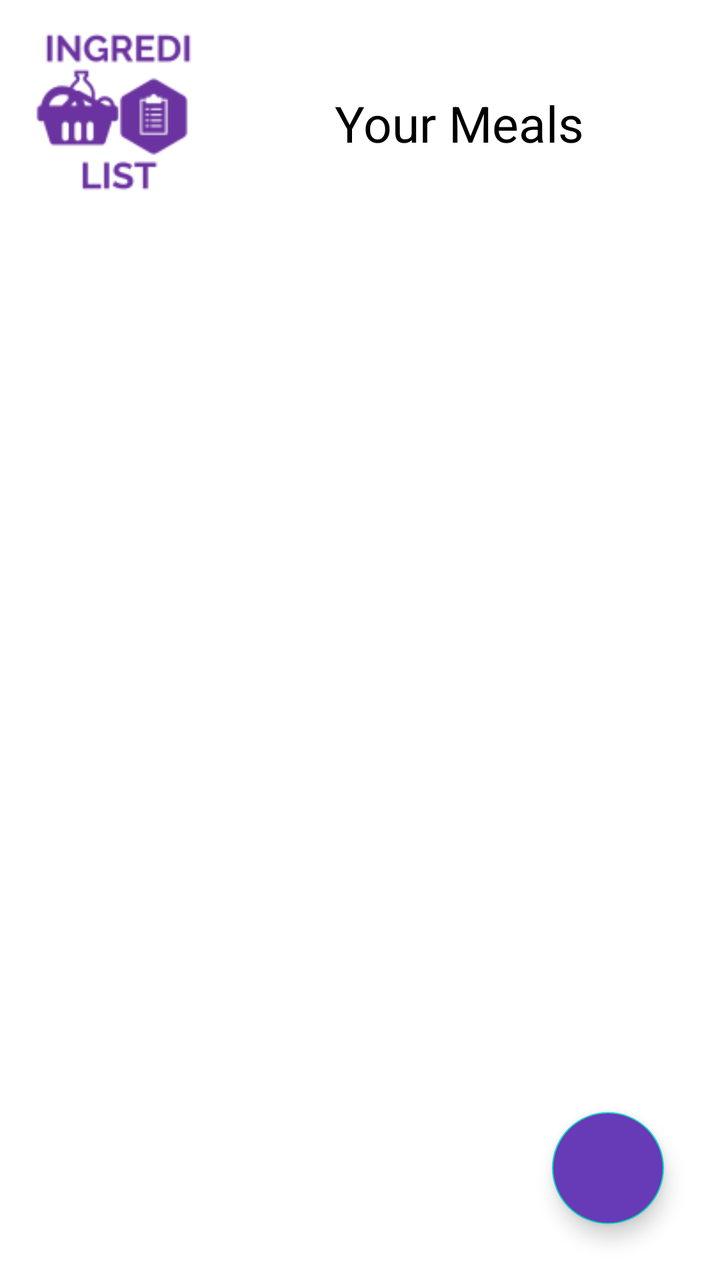
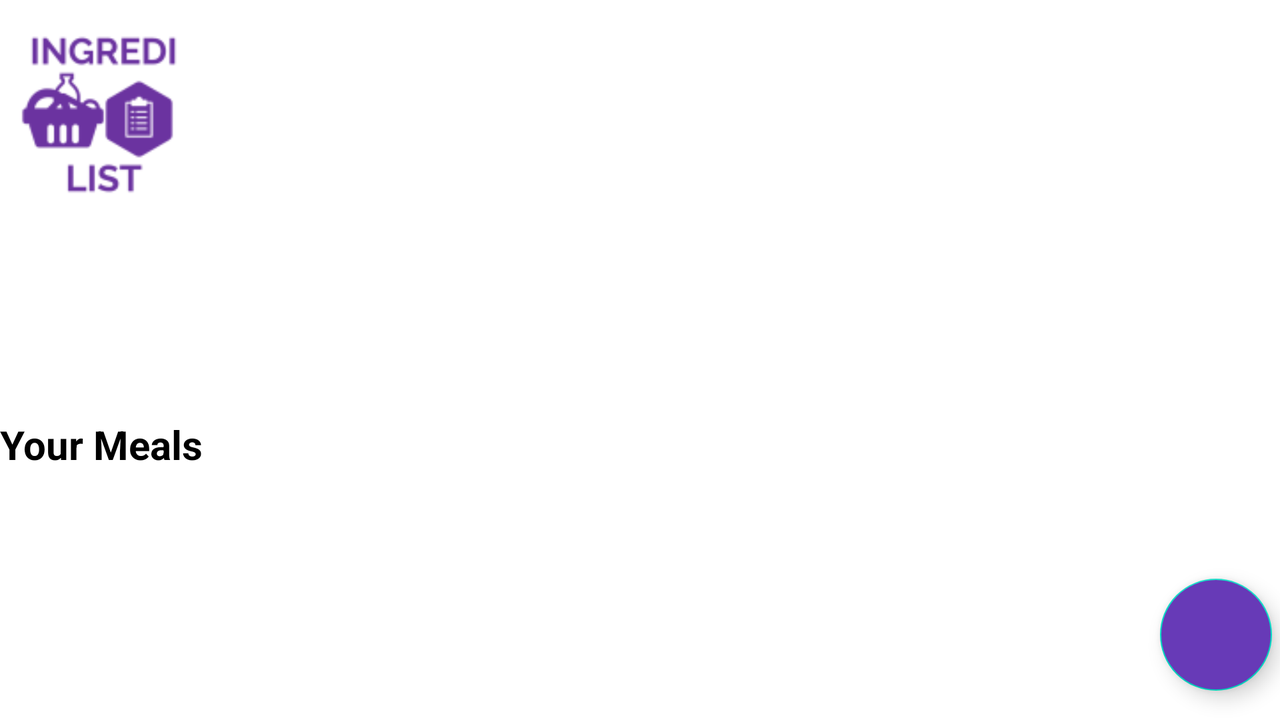

Two renders of one Android screen. The first uses the default layout on a phone; the second uses the alternative layout the repository ships for a different screen configuration, on a matching device. The two XML files are below.
<!-- AndroidManifest.xml: application theme Theme.ingredilist -->
<!-- res/layout/fragment_mymeals.xml -->
<?xml version="1.0" encoding="utf-8"?>
<androidx.constraintlayout.widget.ConstraintLayout xmlns:android="http://schemas.android.com/apk/res/android"
    xmlns:app="http://schemas.android.com/apk/res-auto"
    xmlns:tools="http://schemas.android.com/tools"
    android:layout_width="match_parent" android:layout_height="match_parent">


    <androidx.recyclerview.widget.RecyclerView
        android:id="@+id/recyclerView"
        android:layout_width="match_parent"
        android:layout_height="0dp"
        android:paddingTop="20sp"
        app:layout_constraintBottom_toBottomOf="parent"
        app:layout_constraintEnd_toEndOf="parent"
        app:layout_constraintStart_toStartOf="parent"
        app:layout_constraintTop_toBottomOf="@+id/profilePhotoImageView"
        app:layout_constraintVertical_bias="1.0" />

    <com.google.android.material.floatingactionbutton.FloatingActionButton
        android:id="@+id/addbutton"
        android:layout_width="wrap_content"
        android:layout_height="wrap_content"
        android:layout_marginEnd="28dp"
        android:layout_marginBottom="28dp"
        android:backgroundTint="#673AB7"
        android:clickable="true"
        android:focusable="true"
        app:layout_constraintBottom_toBottomOf="parent"
        app:layout_constraintEnd_toEndOf="parent"
        app:rippleColor="#673AB7"
        app:srcCompat="@drawable/addicon" />

    <ImageView
        android:id="@+id/noDataImageView"
        android:layout_width="293dp"
        android:layout_height="251dp"
        android:layout_marginTop="150dp"
        app:layout_constraintEnd_toEndOf="parent"
        app:layout_constraintStart_toStartOf="parent"
        app:layout_constraintTop_toTopOf="parent"
        app:srcCompat="@drawable/emptydataicon"
        android:visibility="gone"/>

    <TextView
        android:id="@+id/noSavedMealstextView"
        android:layout_width="wrap_content"
        android:layout_height="wrap_content"
        android:text="@string/you_have_no_saved_meals"
        android:visibility="gone"
        android:textSize="30sp"
        app:layout_constraintEnd_toEndOf="@+id/recyclerView"
        app:layout_constraintStart_toStartOf="parent"
        app:layout_constraintTop_toBottomOf="@+id/noDataImageView" />

    <TextView
        android:id="@+id/usersNameTextView"
        android:layout_width="0dp"
        android:layout_height="wrap_content"
        android:text="@string/your_meals"
        android:textAlignment="center"
        android:textColor="#000000"
        android:textSize="25sp"
        app:layout_constraintBottom_toBottomOf="@+id/profilePhotoImageView"
        app:layout_constraintEnd_toEndOf="@+id/recyclerView"
        app:layout_constraintHorizontal_bias="1.0"
        app:layout_constraintStart_toEndOf="@+id/profilePhotoImageView"
        app:layout_constraintTop_toTopOf="@+id/profilePhotoImageView"
        app:layout_constraintVertical_bias="0.6" />

    <ImageView
        android:id="@+id/profilePhotoImageView"
        android:layout_width="85dp"
        android:layout_height="88dp"
        app:layout_constraintBottom_toBottomOf="parent"
        app:layout_constraintEnd_toEndOf="parent"
        app:layout_constraintHorizontal_bias="0.051"
        app:layout_constraintStart_toStartOf="parent"
        app:layout_constraintTop_toTopOf="parent"
        app:layout_constraintVertical_bias="0.022"
        app:srcCompat="@drawable/ingredilistlogo" />
</androidx.constraintlayout.widget.ConstraintLayout>
<!-- resources referenced by this layout -->
<resources>
  <!-- drawable emptydataicon (drawable) -->
  <vector android:alpha="0.5" android:height="24dp" android:tint="#460088"
      android:viewportHeight="24" android:viewportWidth="24"
      android:width="24dp" xmlns:android="http://schemas.android.com/apk/res/android">
      <path android:fillColor="@android:color/white" android:pathData="M19,6.41L17.59,5 12,10.59 6.41,5 5,6.41 10.59,12 5,17.59 6.41,19 12,13.41 17.59,19 19,17.59 13.41,12z"/>
  </vector>
  <!-- drawable ingredilistlogo: png bitmap (drawable-xxxhdpi, 3380 bytes) -->
  <string name="you_have_no_saved_meals">You Have No Saved Meals</string>
  <string name="your_meals">Your Meals</string>
  <style name="Theme.ingredilist" parent="Theme.MaterialComponents.DayNight.DarkActionBar">
          
          <item name="colorPrimary">@color/purple_500</item>
          <item name="colorPrimaryVariant">@color/purple_700</item>
          <item name="colorOnPrimary">@color/white</item>
          
          <item name="colorSecondary">@color/teal_200</item>
          <item name="colorSecondaryVariant">@color/teal_700</item>
          <item name="colorOnSecondary">@color/black</item>
          
          <item name="android:statusBarColor" tools:targetApi="l">?attr/colorPrimaryVariant</item>
          
      </style>
</resources>
<!-- res/layout-land/fragment_mymeals.xml (the repository's variant of the layout above) -->
<!-- drawn on the phone turned sideways -->
<?xml version="1.0" encoding="utf-8"?>
<androidx.constraintlayout.widget.ConstraintLayout xmlns:android="http://schemas.android.com/apk/res/android"
    xmlns:app="http://schemas.android.com/apk/res-auto"
    xmlns:tools="http://schemas.android.com/tools"
    android:layout_width="match_parent" android:layout_height="match_parent">


    <androidx.recyclerview.widget.RecyclerView
        android:id="@+id/recyclerView"
        android:layout_width="0dp"
        android:layout_height="0dp"
        android:paddingTop="20sp"
        app:layout_constraintBottom_toBottomOf="parent"
        app:layout_constraintEnd_toStartOf="@+id/addbutton"
        app:layout_constraintHorizontal_bias="0.498"
        app:layout_constraintStart_toEndOf="@+id/usersNameTextView"
        app:layout_constraintTop_toTopOf="parent"
        app:layout_constraintVertical_bias="1.0" />

    <com.google.android.material.floatingactionbutton.FloatingActionButton
        android:id="@+id/addbutton"
        android:layout_width="wrap_content"
        android:layout_height="wrap_content"
        android:layout_marginEnd="4dp"
        android:backgroundTint="#673AB7"
        android:clickable="true"
        android:focusable="true"
        app:layout_constraintBottom_toBottomOf="parent"
        app:layout_constraintEnd_toEndOf="parent"
        app:layout_constraintTop_toTopOf="parent"
        app:layout_constraintVertical_bias="0.952"
        app:rippleColor="#673AB7"
        app:srcCompat="@drawable/addicon" />

    <ImageView
        android:id="@+id/noDataImageView"
        android:layout_width="218dp"
        android:layout_height="181dp"
        android:visibility="gone"
        app:layout_constraintBottom_toBottomOf="parent"
        app:layout_constraintEnd_toEndOf="parent"
        app:layout_constraintHorizontal_bias="0.748"
        app:layout_constraintStart_toStartOf="parent"
        app:layout_constraintTop_toTopOf="parent"
        app:layout_constraintVertical_bias="0.304"
        app:srcCompat="@drawable/emptydataicon" />

    <TextView
        android:id="@+id/noSavedMealstextView"
        android:layout_width="wrap_content"
        android:layout_height="wrap_content"
        android:text="@string/you_have_no_saved_meals"
        android:visibility="gone"
        android:textSize="20sp"
        app:layout_constraintBottom_toBottomOf="@+id/noDataImageView"
        app:layout_constraintEnd_toStartOf="@+id/noDataImageView"
        app:layout_constraintHorizontal_bias="0.912"
        app:layout_constraintStart_toStartOf="parent"
        app:layout_constraintTop_toTopOf="@+id/noDataImageView"
        app:layout_constraintVertical_bias="0.423" />

    <TextView
        android:id="@+id/usersNameTextView"
        android:layout_width="153dp"
        android:layout_height="80dp"
        android:text="@string/your_meals"
        android:textAlignment="textStart"
        android:textColor="#000000"
        android:textSize="20sp"
        android:textStyle="bold"
        app:layout_constraintBottom_toBottomOf="parent"
        app:layout_constraintEnd_toEndOf="parent"
        app:layout_constraintHorizontal_bias="0.0"
        app:layout_constraintStart_toStartOf="parent"
        app:layout_constraintTop_toBottomOf="@+id/profilePhotoImageView"
        app:layout_constraintVertical_bias="0.6" />

    <ImageView
        android:id="@+id/profilePhotoImageView"
        android:layout_width="85dp"
        android:layout_height="88dp"
        app:layout_constraintBottom_toBottomOf="parent"
        app:layout_constraintEnd_toStartOf="@+id/recyclerView"
        app:layout_constraintHorizontal_bias="0.097"
        app:layout_constraintStart_toStartOf="parent"
        app:layout_constraintTop_toTopOf="parent"
        app:layout_constraintVertical_bias="0.049"
        app:srcCompat="@drawable/ingredilistlogo" />
</androidx.constraintlayout.widget.ConstraintLayout>
